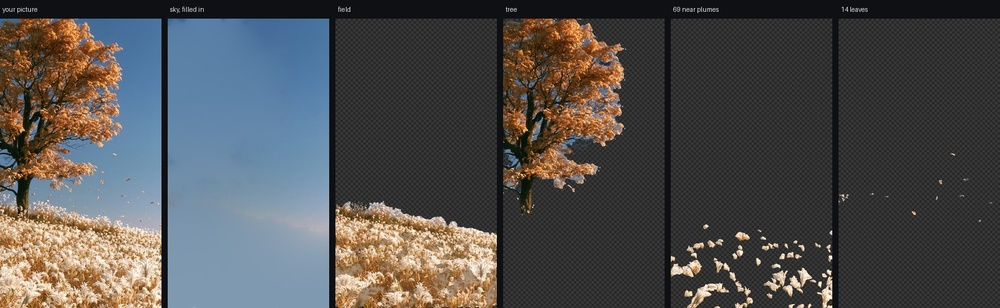
#> input picture ios/design/scene/pieces-overview.jpg, 1000 x 308 px, shrunk from 1610 x 496 before the run
$ python autumn_leaves.py pieces-overview.jpg pieces-overview.jpg
#> lines starting #> are read from the running program, lines starting #| are printed output that depends on the picture; after the words box and inside, x2 and y2 are one past the last pixel; in counts of white or black regions, pixels touching at a corner belong together
"""Turn a photographed green leaf texture to the oranges and ambers of his tree, keeping every leaf's own light and dark,
veins and edges.

    python3 scene/autumn_leaves.py <leaves_diff.jpg> <out.jpg>

Each leaf pixel keeps its brightness relative to the leaves around it; its colour is taken from his palette by that
brightness (deep amber in its darker parts, orange, peach where it is light), with slow patches of variation so not every
leaf is the same.
"""
import sys

import cv2
import numpy as np
from PIL import Image

# his tree's leaves, linear: from the darker parts of a leaf to the lightest
PALETTE = np.array([(0.30, 0.07, 0.012), (0.62, 0.20, 0.035), (0.80, 0.36, 0.08), (0.92, 0.55, 0.20)], np.float32)


def main():
    src, out = sys.argv[1], sys.argv[2]
    c = np.asarray(Image.open(src).convert('RGB')).astype(np.float32)/255
    lin = np.where(c <= 0.04045, c/12.92, ((c + 0.055)/1.055)**2.4)
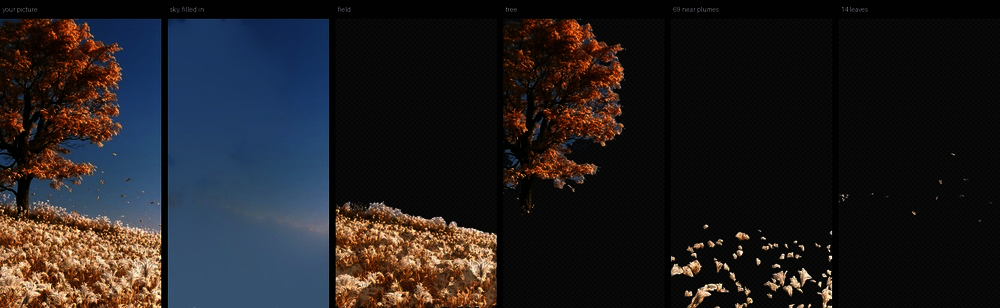
#> lin: shape (308, 1000, 3) float32; mean R, G, B 0.131, 0.121, 0.129
    lum = lin @ np.array([0.2126, 0.7152, 0.0722], np.float32)
    leafy = (lum > 0.012).astype(np.float32)
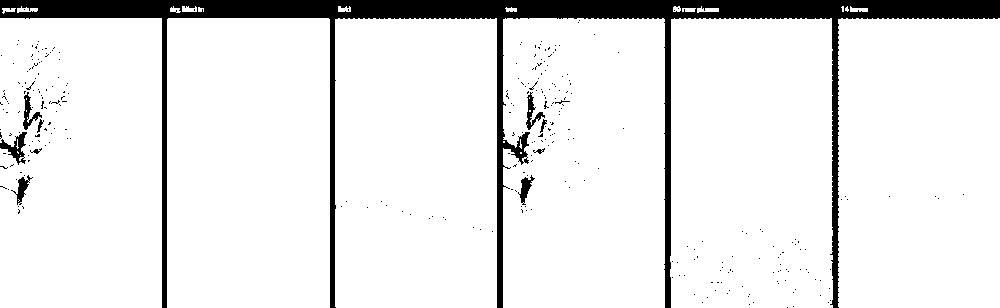
#> leafy: shape (308, 1000) float32; values 0 (black) and 1 (white), 90.9% white; 303 black regions (292 under 20 px), largest, box (x1, y1, x2, y2) and area: (0, 0, 1000, 308) 26236, (0, 132, 27, 165) 343, (23, 92, 42, 130) 236
    mean = cv2.GaussianBlur(lum*leafy, (0, 0), 25)/np.maximum(cv2.GaussianBlur(leafy, (0, 0), 25), 1e-4)
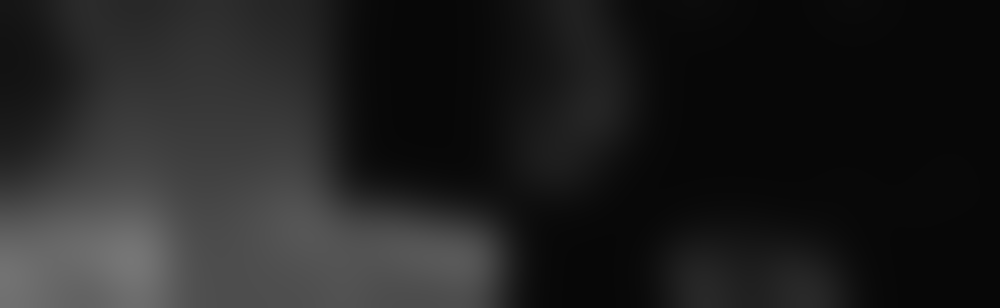
#> mean: shape (308, 1000) float32; min 0.03, max 0.463, mean 0.132
    t = np.clip(0.42 + 0.55*np.log2(np.maximum(lum, 1e-4)/np.maximum(mean, 1e-4)), 0, 1)
    rng = np.random.default_rng(3)
    patch = cv2.GaussianBlur(rng.random(lum.shape).astype(np.float32), (0, 0), 40)
    patch = (patch - patch.mean())/(patch.std() + 1e-6)
    t = np.clip(t + 0.12*patch, 0, 1)*3
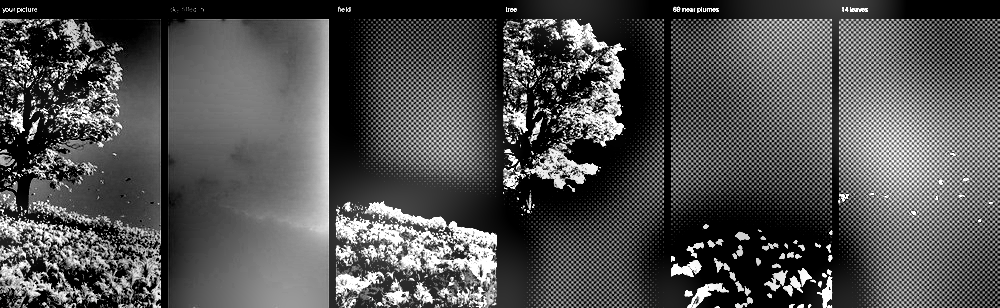
#> t: shape (308, 1000) float32; min 0, max 3, mean 0.957; drawn with min black and max white
    i = np.minimum(t.astype(int), 2)
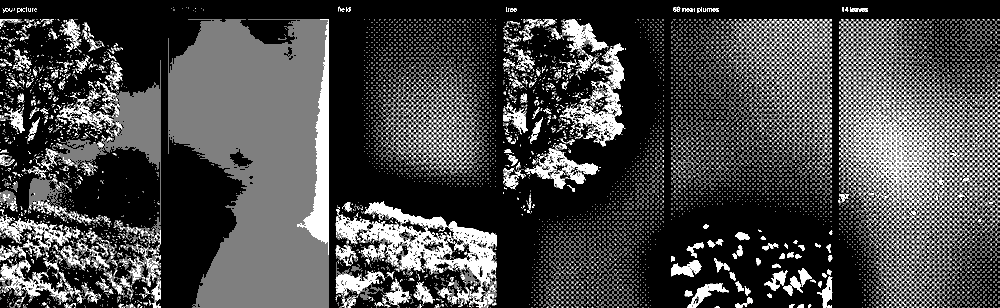
#> i: shape (308, 1000) int64; min 0, max 2, mean 0.57; drawn with min black and max white
    col = PALETTE[i] + (PALETTE[i + 1] - PALETTE[i])*(t - i)[..., None]
    col = np.where(leafy[..., None] > 0, col, lin)                 # what is not leaf stays as it was
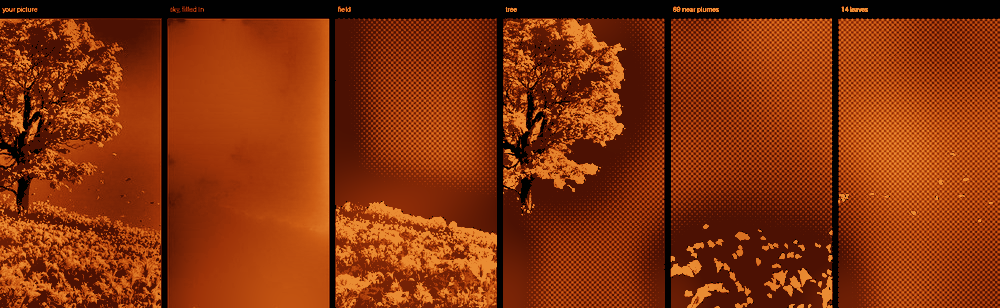
#> col: shape (308, 1000, 3) float64; mean of channels 0, 1, 2 0.526, 0.199, 0.0453; drawn as R, G, B
    srgb = np.where(col <= 0.0031308, col*12.92, 1.055*np.power(np.clip(col, 0, 1), 1/2.4) - 0.055)
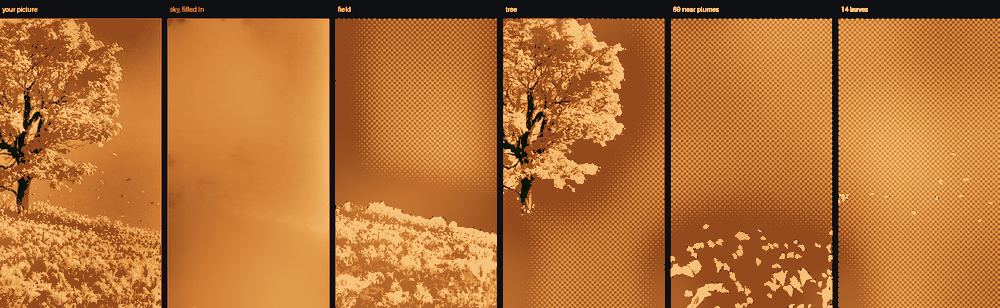
#> srgb: shape (308, 1000, 3) float64; mean of channels 0, 1, 2 0.708, 0.443, 0.21; drawn as R, G, B
    Image.fromarray((srgb*255 + 0.5).astype(np.uint8)).save(out, quality=92)
    print('→', out)


if __name__ == '__main__':
    main()
